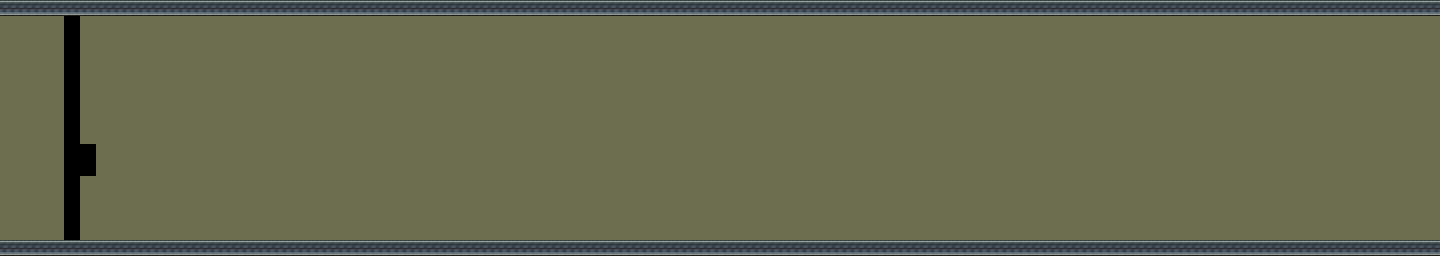

Below is a game level as drawn by its tile map, then a one-line description and the .tmx file that defines it, in full:
An orthogonal 90x16 tile map with 16x16 px tiles, 1 tile layer (Tile Layer 2), 2 tilesets.

<map version="1.0" tiledversion="1.1.3" orientation="orthogonal" renderorder="right-down" width="90" height="16" tilewidth="16" tileheight="16" infinite="0" nextobjectid="1">
 <tileset firstgid="1" source="walls.tsx" />
 <tileset firstgid="361" source="rocks.tsx" />
 <layer name="Tile Layer 2" width="90" height="16">
  <data encoding="csv">
827,827,827,827,827,827,827,827,827,827,827,827,827,827,827,827,827,827,827,827,827,827,827,827,827,827,827,827,827,827,827,827,827,827,827,827,827,827,827,827,827,827,827,827,827,827,827,827,827,827,827,827,827,827,827,827,827,827,827,827,827,827,827,827,827,827,827,827,827,827,827,827,827,827,827,827,827,827,827,827,827,827,827,827,827,827,827,827,827,827,
654,654,654,654,0,653,653,653,653,653,653,653,653,653,653,653,653,653,653,653,653,653,653,653,653,653,653,653,653,653,653,653,653,653,653,653,653,653,653,653,653,653,653,653,653,653,653,653,653,653,653,653,653,653,653,653,653,653,653,653,653,653,653,653,653,653,653,653,653,653,653,653,653,653,653,653,653,653,653,653,653,653,653,653,653,653,653,653,653,653,
653,653,653,654,0,653,653,653,653,653,653,653,653,653,653,653,653,653,653,653,653,653,653,653,653,653,653,653,653,653,653,653,653,653,653,653,653,653,653,653,653,653,653,653,653,653,653,653,653,653,653,653,653,653,653,653,653,653,653,653,653,653,653,653,653,653,653,653,653,653,653,653,653,653,653,653,653,653,653,653,653,653,653,653,653,653,653,653,653,653,
653,653,653,653,0,653,653,653,653,653,653,653,653,653,653,653,653,653,653,653,653,653,653,653,653,653,653,653,653,653,653,653,653,653,653,653,653,653,653,653,653,653,653,653,653,653,653,653,653,653,653,653,653,653,653,653,653,653,653,653,653,653,653,653,653,653,653,653,653,653,653,653,653,653,653,653,653,653,653,653,653,653,653,653,653,653,653,653,653,653,
653,653,653,653,0,653,653,653,653,653,653,653,653,653,653,653,653,653,653,653,653,653,653,653,653,653,653,653,653,653,653,653,653,653,653,653,653,653,653,653,653,653,653,653,653,653,653,653,653,653,653,653,653,653,653,653,653,653,653,653,653,653,653,653,653,653,653,653,653,653,653,653,653,653,653,653,653,653,653,653,653,653,653,653,653,653,653,653,653,653,
653,653,653,653,0,653,653,653,653,653,653,653,706,653,653,653,653,653,653,653,653,653,653,653,653,653,653,653,653,653,653,653,653,653,653,653,653,653,653,653,653,653,653,653,653,653,653,653,653,653,653,653,653,653,653,653,653,653,653,653,653,653,653,653,653,653,653,653,653,653,653,653,653,653,653,653,653,653,653,653,653,653,653,653,653,653,653,653,653,653,
653,653,653,653,0,653,653,653,706,706,706,653,653,653,653,653,653,653,653,653,653,653,653,653,653,653,653,653,653,653,653,653,653,653,653,653,653,653,653,653,653,653,653,653,653,653,653,653,653,653,653,653,653,653,653,653,653,653,653,653,653,653,653,653,653,653,653,653,653,653,653,653,653,653,653,653,653,653,653,653,653,653,653,653,653,653,653,653,653,653,
653,653,653,653,0,653,653,653,706,706,653,653,653,653,653,653,653,653,653,653,653,653,653,653,653,653,653,653,653,653,653,653,653,653,653,653,653,653,653,653,653,653,653,653,653,653,653,653,653,653,653,653,653,653,653,653,653,653,653,653,653,653,653,653,653,653,653,653,653,653,653,653,653,653,653,653,653,653,653,653,653,653,653,653,653,653,653,653,653,653,
653,653,653,653,0,653,653,653,653,653,653,653,653,653,653,653,653,653,653,653,653,653,653,653,653,653,653,653,653,653,653,653,653,653,653,653,653,653,653,653,653,653,653,653,653,653,653,653,653,653,653,653,653,653,653,653,653,653,653,653,653,653,653,653,653,653,653,653,653,653,653,653,653,653,653,653,653,653,653,653,653,653,653,653,653,653,653,653,653,653,
653,653,653,653,0,0,653,653,653,653,653,653,653,653,653,653,653,653,653,653,653,653,653,653,653,653,653,653,653,653,653,653,653,653,653,653,653,653,653,653,653,653,653,653,653,653,653,653,653,653,653,653,653,653,653,653,653,653,653,653,653,653,653,653,653,653,653,653,653,653,653,653,653,653,653,653,653,653,653,653,653,653,653,653,653,653,653,653,653,653,
653,653,653,653,0,0,653,653,653,653,653,653,653,653,653,653,653,653,653,653,653,653,653,653,653,653,653,653,653,653,653,653,653,653,653,653,653,653,653,653,653,653,653,653,653,653,653,653,653,653,653,653,653,653,653,653,653,653,653,653,653,653,653,653,653,653,653,653,653,653,653,653,653,653,653,653,653,653,653,653,653,653,653,653,653,653,653,653,653,653,
653,653,653,653,0,653,653,653,653,653,653,653,653,653,653,653,653,653,653,653,653,653,653,653,653,653,653,653,653,653,653,653,653,653,653,653,653,653,653,653,653,653,653,653,653,653,653,653,653,653,653,653,653,653,653,653,653,653,653,653,653,653,653,653,653,653,653,653,653,653,653,653,653,653,653,653,653,653,653,653,653,653,653,653,653,653,653,653,653,653,
653,653,653,653,0,653,653,653,653,653,653,653,653,653,653,653,653,653,653,653,653,653,653,653,653,653,653,653,653,653,653,653,653,653,653,653,653,653,653,653,653,653,653,653,653,653,653,653,653,653,653,653,653,653,653,653,653,653,653,653,653,653,653,653,653,653,653,653,653,653,653,653,653,653,653,653,653,653,653,653,653,653,653,653,653,653,653,653,653,653,
653,653,653,653,0,653,653,653,653,653,653,653,653,653,653,653,653,653,653,653,653,653,653,653,653,653,653,653,653,653,653,653,653,653,653,653,653,653,653,653,653,653,653,653,653,653,653,653,653,653,653,653,653,653,653,653,653,653,653,653,653,653,653,653,653,653,653,653,653,653,653,653,653,653,653,653,653,653,653,653,653,653,653,653,653,653,653,653,653,653,
653,653,653,653,0,653,653,653,653,653,653,653,653,653,653,653,653,653,653,653,653,653,653,653,653,653,653,653,653,653,653,653,653,653,653,653,653,653,653,653,653,653,653,653,653,653,653,653,653,653,653,653,653,653,653,653,653,653,653,653,653,653,653,653,653,653,653,653,653,653,653,653,653,653,653,653,653,653,653,653,653,653,653,653,653,653,653,653,653,653,
827,827,827,827,827,827,827,827,827,827,827,827,827,827,827,827,827,827,827,827,827,827,827,827,827,827,827,827,827,827,827,827,827,827,827,827,827,827,827,827,827,827,827,827,827,827,827,827,827,827,827,827,827,827,827,827,827,827,827,827,827,827,827,827,827,827,827,827,827,827,827,827,827,827,827,827,827,827,827,827,827,827,827,827,827,827,827,827,827,827
</data>
 </layer>
</map>
